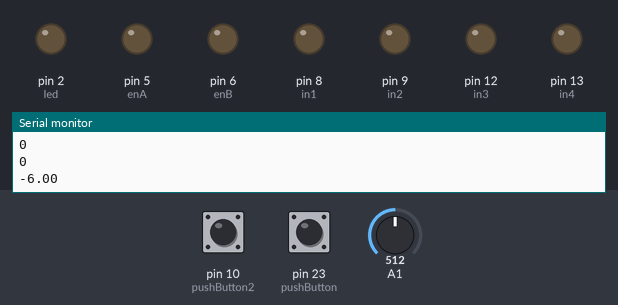
Simulated run of this sketch. Board: Arduino Mega 2560, built with avr-gcc and run on an emulated ATmega2560. Shown: output pins drawn as LEDs (lit = HIGH), the last lines printed to the serial monitor. Dashed ring = blinking. The inputs (shaded band) are chosen by the test bench; at power-on: pin 10 (pushButton2) LOW, pin 23 (pushButton) LOW, A1 = 512.

Above: at 2.0 s.
2.1 s: pin 10 (pushButton2) pulled HIGH for 1.45 s
At 4.0 s:
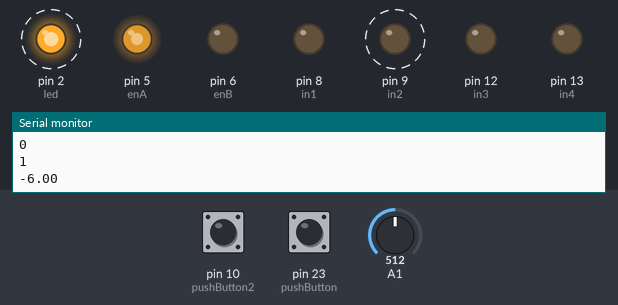
6.1 s: pin 23 (pushButton) pulled HIGH for 1.45 s
At 9.4 s:
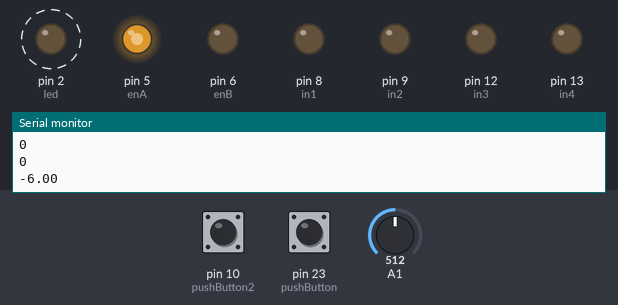
9.8 s: pin 23 (pushButton) pulled HIGH for 3.2 s
At 12.5 s:
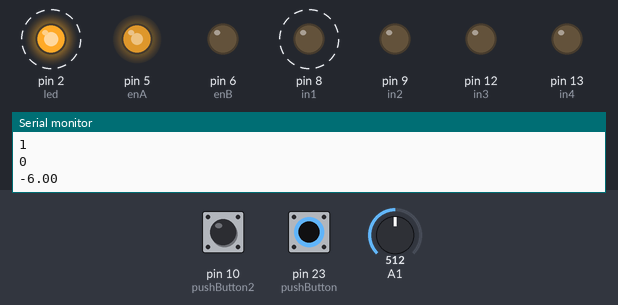
14.5 s: pin 10 (pushButton2) pulled HIGH for 3.2 s
At 17.4 s:
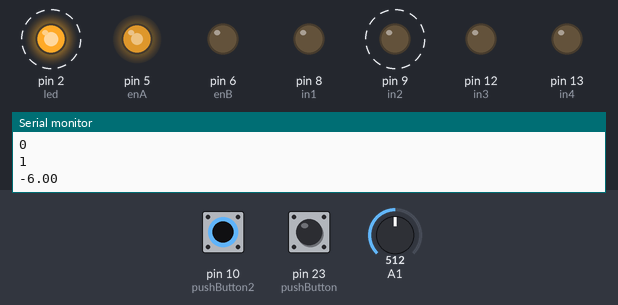
Timing chart, 0 to 20.2 s (numbered marks = the images above; inputs shaded):
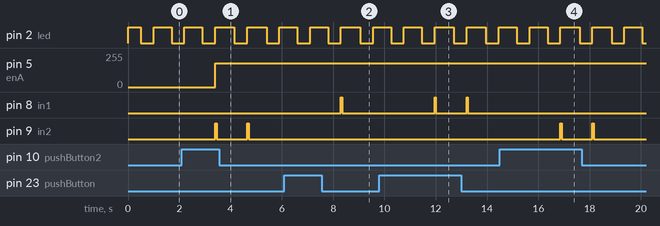

The sketch:

TEST.ino
```cpp
int enA = 5;
int in1 = 8;
int in2 = 9;
int enB = 6;
int in3 = 12;
int in4 = 13;
int led = 2;
int pushButton2 = 10;
int buttonState2 = 0;
float temp;
int pushButton = 23;
int buttonState = 0;
float roomTemp = 20;

void closeDome(int z)
{
  digitalWrite(in1, LOW);
  digitalWrite(in2, HIGH);
  analogWrite(enA, 180);
  delay(z);
  digitalWrite(in2, LOW);
}

void openDome(int x)
{

  digitalWrite(in1, HIGH);
  digitalWrite(in2, LOW);
  analogWrite(enA, 180);
  delay(x);
  digitalWrite(in1, LOW);
}

void airMaint()
{
  digitalWrite(in3, HIGH);
  digitalWrite(in4, LOW);
  analogWrite(enB, 200);

}

void setup()
{
  pinMode (enA, OUTPUT);
  pinMode (in1, OUTPUT);
  pinMode (in2, OUTPUT);
  pinMode(enB, OUTPUT);
  pinMode(in3, OUTPUT);
  pinMode(in4, OUTPUT);
  pinMode(led, OUTPUT);
  pinMode(pushButton, INPUT);
  pinMode(pushButton2,INPUT);
  Serial.begin(9600);
}
void loop()
{


  temp = analogRead(1) * 5 * 100/1024;

  if(temp>10);
  {
    digitalWrite(led, HIGH);
    delay(500);
    digitalWrite(led, LOW);
    delay(500);
    digitalWrite(led, HIGH);
  }


  if (buttonState == 1)
  {
    openDome(50);
  }
  else{}

  if(buttonState2 == 1)
  {
    closeDome(50);
  }

  if (temp>= 30)
  {
    airMaint();
  }


  buttonState = digitalRead(pushButton);
  buttonState2 = digitalRead(pushButton2);
  Serial.println(buttonState);
  Serial.println(buttonState2);
  Serial.println(temp);
  delay(200);
}
```

Measured:
- after the input at 2.1 s, pin 5 (enA): 0/255 → 180/255 after 1.3 s; pin 9 (in2): alternates HIGH for 0.05 s and LOW for 1.2 s, starting after 1.3 s
- after the input at 6.1 s, pin 8 (in1): LOW → HIGH after 2.2 s, → LOW 0.05 s later
- after the input at 9.8 s, pin 8 (in1): alternates HIGH for 0.05 s and LOW for 1.2 s, starting after 2.2 s
- after the input at 14.5 s, pin 9 (in2): alternates HIGH for 0.05 s and LOW for 1.2 s, starting after 2.4 s
- by itself, pin 2 (led): alternates HIGH for 0.73 s and LOW for 0.50 s
